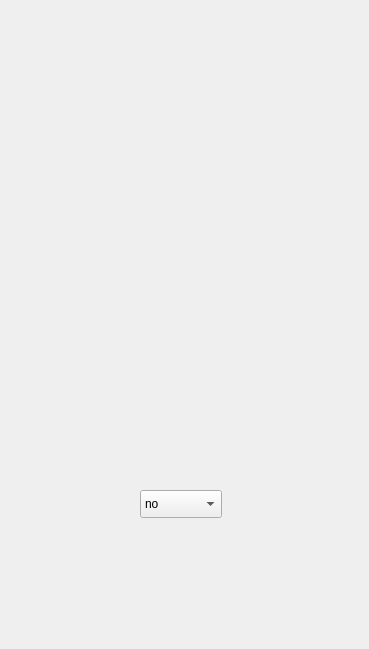
    <widget class="QWidget" name="baxi_user_choose_vehicle_type">
     <widget class="QLabel" name="label_19">
      <property name="geometry">
       <rect>
        <x>0</x>
        <y>0</y>
        <width>360</width>
        <height>640</height>
       </rect>
      </property>
      <property name="text">
       <string/>
      </property>
      <property name="pixmap">
       <pixmap>../image/baxi_user_choose_vehicle_type/baxi_user_choose_vehicle_type.png</pixmap>
      </property>
     </widget>
     <widget class="QPushButton" name="pushButt_request_baxi_user_choose_vehicle_type">
      <property name="geometry">
       <rect>
        <x>20</x>
        <y>580</y>
        <width>321</width>
        <height>31</height>
       </rect>
      </property>
      <property name="text">
       <string/>
      </property>
      <property name="flat">
       <bool>true</bool>
      </property>
     </widget>
     <widget class="QPushButton" name="pushButt_back_baxi_user_choose_vehicle_type">
      <property name="geometry">
       <rect>
        <x>30</x>
        <y>60</y>
        <width>31</width>
        <height>31</height>
       </rect>
      </property>
      <property name="text">
       <string/>
      </property>
      <property name="flat">
       <bool>true</bool>
      </property>
     </widget>
     <widget class="QPushButton" name="pushButt_go_to_baxi_box_baxi_user_choose_vehicle_type">
      <property name="geometry">
       <rect>
        <x>215</x>
        <y>387</y>
        <width>41</width>
        <height>21</height>
       </rect>
      </property>
      <property name="text">
       <string/>
      </property>
      <property name="flat">
       <bool>true</bool>
      </property>
     </widget>
     <widget class="QPushButton" name="pushButt_go_to_baxi_bar_baxi_user_choose_vehicle_type">
      <property name="geometry">
       <rect>
        <x>112</x>
        <y>387</y>
        <width>41</width>
        <height>21</height>
       </rect>
      </property>
      <property name="text">
       <string/>
      </property>
      <property name="flat">
       <bool>true</bool>
      </property>
     </widget>
     <widget class="QPushButton" name="pushButt_go_to_baxi_woman_baxi_user_choose_vehicle_type">
      <property name="geometry">
       <rect>
        <x>23</x>
        <y>387</y>
        <width>41</width>
        <height>21</height>
       </rect>
      </property>
      <property name="text">
       <string/>
      </property>
      <property name="flat">
       <bool>true</bool>
      </property>
     </widget>
     <widget class="QPushButton" name="pushButt_done_baxi_user_choose_vehicle_type">
      <property name="geometry">
       <rect>
        <x>230</x>
        <y>410</y>
        <width>61</width>
        <height>29</height>
       </rect>
      </property>
      <property name="text">
       <string/>
      </property>
      <property name="flat">
       <bool>true</bool>
      </property>
     </widget>
     <widget class="QComboBox" name="round_trip_baxi_user_choose_vehicle_type">
      <property name="geometry">
       <rect>
        <x>140</x>
        <y>490</y>
        <width>82</width>
        <height>28</height>
       </rect>
      </property>
      <item>
       <property name="text">
        <string>no</string>
       </property>
      </item>
      <item>
       <property name="text">
        <string>yes</string>
       </property>
      </item>
     </widget>
    </widget>
